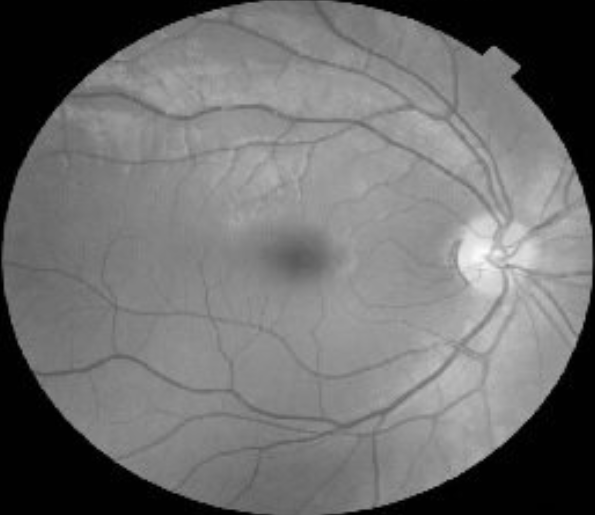
%> input picture digital_image_processing/Assignments/DataFiles/eye_gray.png, 595 x 515 px
$ octave Question_1.m   (GNU Octave 9; MATLAB toolbox functions it lacks are replaced by stand-ins)
%> lines starting %> are read from the running program, lines starting %| are printed output that depends on the picture
close all;
eye_img = imread('eye_gray.png');
%> eye_img is the input picture: size 515x595 uint8; min 0, max 253, mean 109.8
hand_img = imread('hand_gray.png');
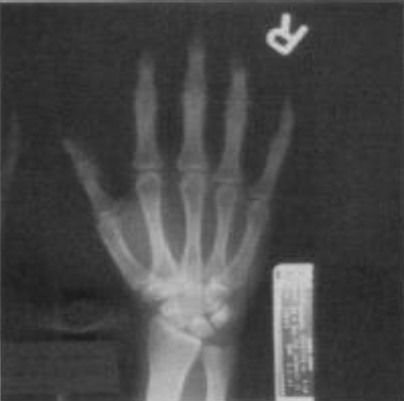
%> input picture digital_image_processing/Assignments/DataFiles/hand_gray.png, 404 x 401 px
%> hand_img is the input picture: size 401x404 uint8; min 27, max 210, mean 71.4

% eye_img is an 8 bit image so subtracting 255 from it to obtain negative
nega_eye = 255 - eye_img;
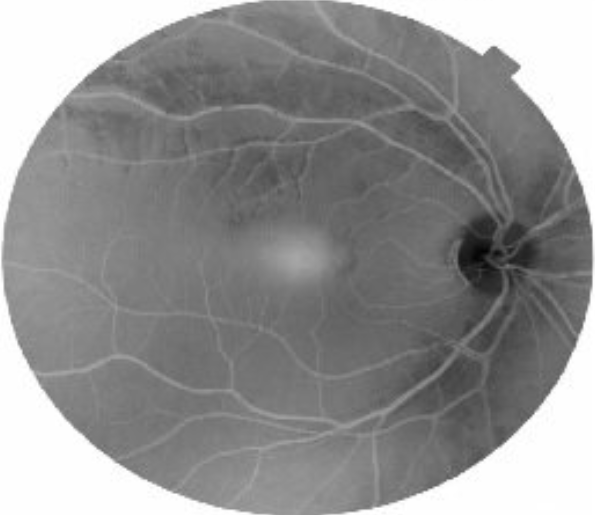
%> nega_eye: size 515x595 uint8; min 2, max 255, mean 145.2
nega_hand = 255 - hand_img;
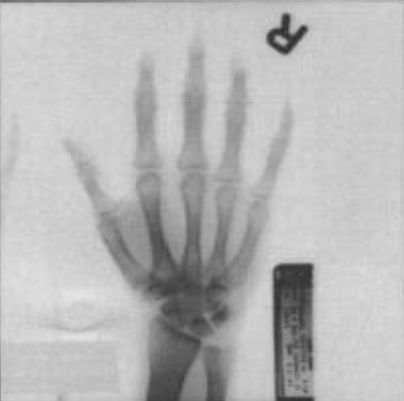
%> nega_hand: size 401x404 uint8; min 45, max 228, mean 183.6

%Creating Figures and Montage
figure(1)
montage({eye_img,nega_eye});
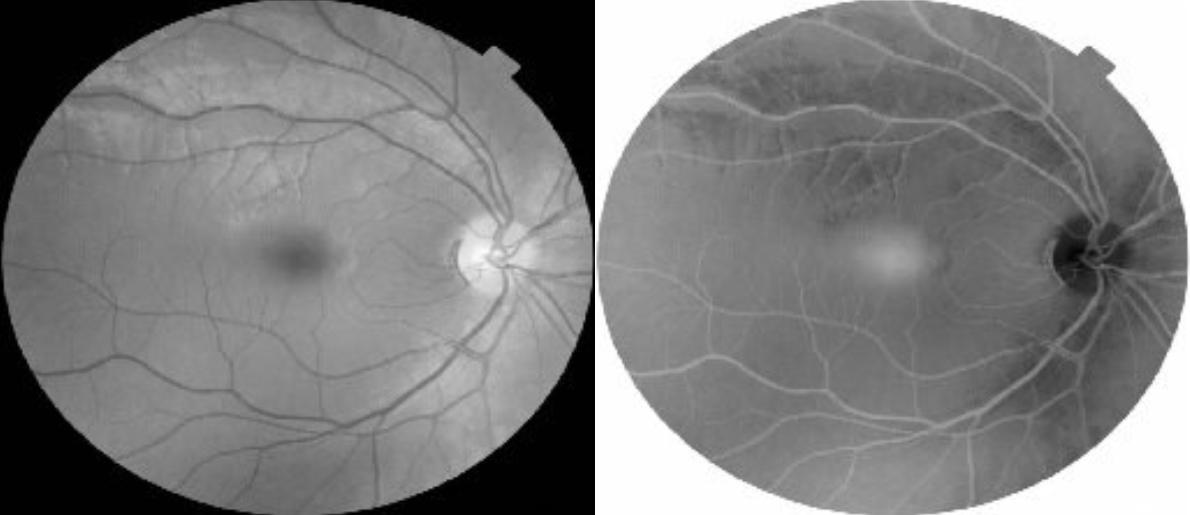
%> displayed picture: size 515x1190, on the screen's scale of 0 to 255; min 0, max 255, mean 127.5

figure(2)
montage({hand_img,nega_hand});
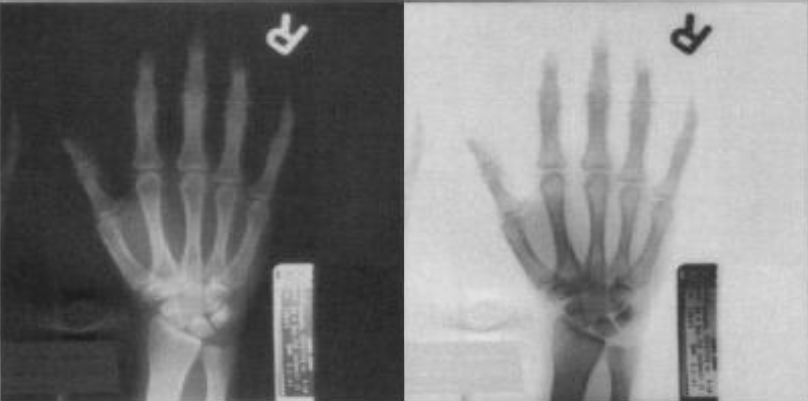
%> displayed picture: size 401x808, on the screen's scale of 0 to 255; min 27, max 228, mean 127.5

%Save image
imwrite(nega_eye, 'nega_eye.png');
imwrite(nega_hand, 'nega_hand.png');
